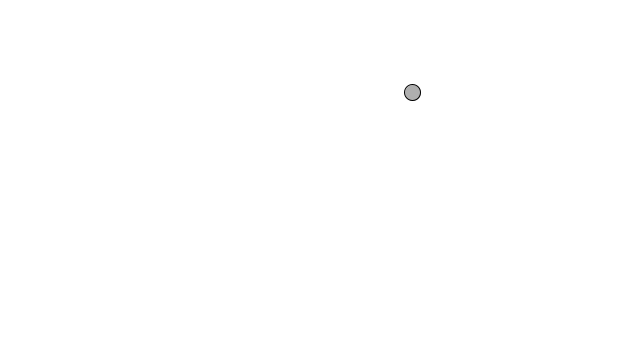
Frame 1 (no input)
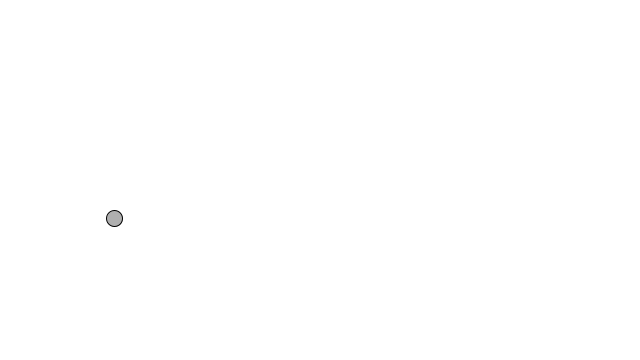
Frame 60 (the mouse pressed at the canvas centre just before this capture)
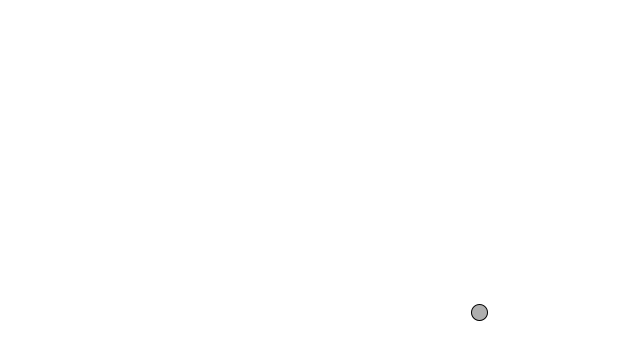
Frame 120 (the mouse held since frame 60 and released just before this capture)

The Processing sketch that drew these frames (run headless with seeded random() and noise(); from frame 60 on, the mouse is pressed at the canvas centre):

// Processing sketch: MotionRandomAcceleration
// ── MotionRandomAcceleration.pde
Mover mover;
 
void setup() {
  size(640,360);
  //Create Mover object.
  mover = new Mover();
}
 
void draw() {
  background(255);
 
  //Call functions on Mover object.
  mover.update();
  mover.checkEdges();
  mover.display();
}
 
class Mover {
 
  //Our object has two PVectors: location and velocity.
  PVector location;
  PVector velocity;
  
    PVector acceleration;
//The variable topspeed will limit the magnitude of velocity.
  float topspeed;
 
  Mover() {
    location = new PVector(random(width),random(height));
    velocity = new PVector(0,0);
    
     acceleration = PVector.random2D();
    topspeed = 10;
  }
 
  void update() {
    acceleration = PVector.random2D();
  //Motion 101: Location changes by velocity.    
    velocity.add(acceleration);
    velocity.limit(topspeed);
    location.add(velocity);
    
    println(velocity);
  }
 
  void display() {
    stroke(0);
    fill(175);
    ellipse(location.x,location.y,16,16);
  }
 
  void checkEdges() {
    if (location.x > width) {
      location.x = 0;
    } else if (location.x < 0) {
      location.x = width;
    }
 
    if (location.y > height) {
      location.y = 0;
    } else if (location.y < 0) {
      location.y = height;
    }
  }
}
